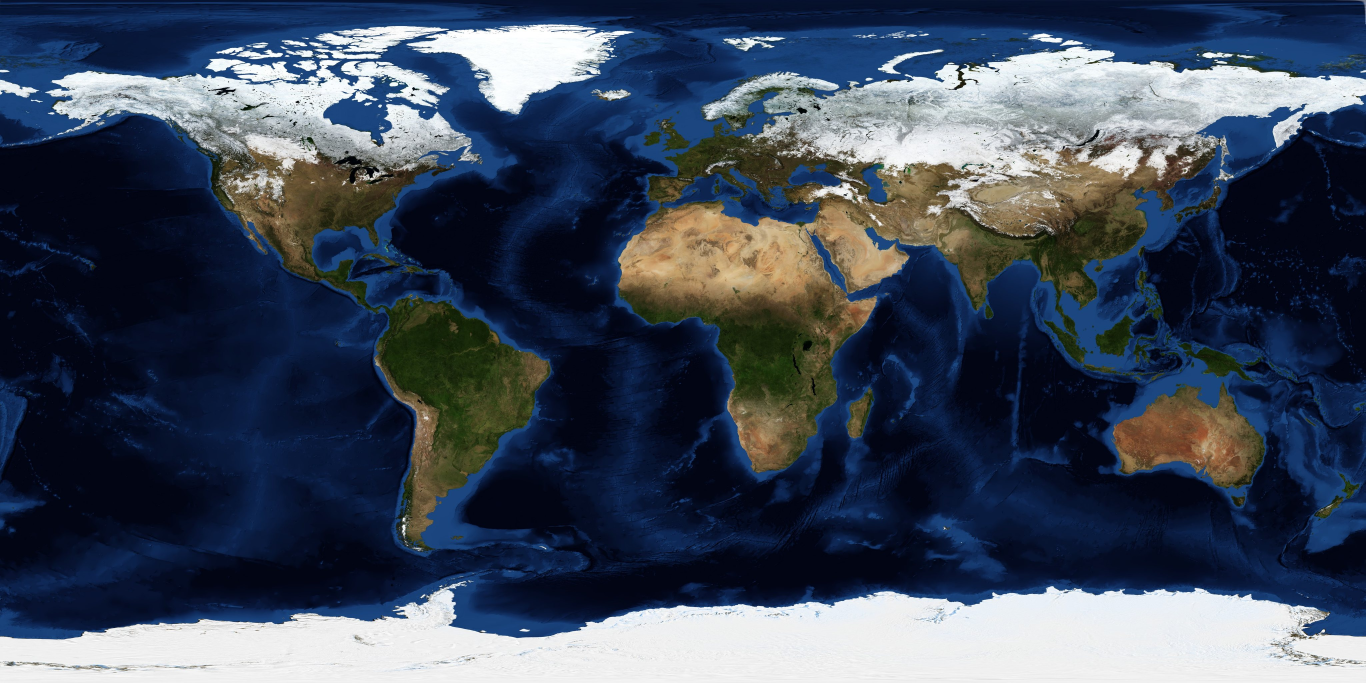
#> input picture oyun/a0/dunya.jpg, 4096 x 2048 px (shown at 1/3 size)
$ python harita_uret.py
#> lines starting #> are read from the running program, lines starting #| are printed output that depends on the picture; after the words box and inside, x2 and y2 are one past the last pixel; in counts of white or black regions, pixels touching at a corner belong together
"""Stilize mod için düz renkli Dünya haritası üretir.

NASA Blue Marble dokularını (dunya.jpg, bolge.jpg) piksel rengine göre sınıflara ayırır
(derin deniz, sığ deniz, çöl, bozkır, bitki örtüsü, kar/buz), sınıfları yumuşatıp
retro afiş paletiyle düz renge boyar ve kıyılara mürekkep çizgisi çeker.
Kıyı şekilleri birebir NASA görüntüsünden gelir; yalnızca boyama stilize edilir.

Çalıştır: python harita_uret.py   ->  harita.png, bolge_harita.png
"""
from pathlib import Path

import numpy as np
from PIL import Image
from scipy import ndimage

KOK = Path(__file__).parent

# stilize palet: canlı ve temiz (index.html'deki PALET ile aynı)
PALET = {
    "derin": (0x1D, 0x5F, 0x8C),
    "sig":   (0x2F, 0xA8, 0xB5),
    "col":   (0xF0, 0xC6, 0x7C),
    "bozkir": (0xD9, 0x97, 0x55),
    "bitki": (0x5A, 0x9A, 0x3A),
    "kar":   (0xFB, 0xF8, 0xF1),
    "murekkep": (0x1F, 0x2A, 0x3A),
}
SINIF = ["derin", "sig", "col", "bozkir", "bitki", "kar"]


def siniflar(rgb):
    f = rgb.astype(np.float32) / 255
    r, g, b = f[..., 0], f[..., 1], f[..., 2]
    mx, mn = f.max(-1), f.min(-1)
    sat = (mx - mn) / np.maximum(mx, 1e-4)
    su = ((b > r + 0.06) & (b >= g - 0.02)) | (mx < 0.10) | ((g > r + 0.05) & (b > r + 0.05) & (mx < 0.45))
    kar = (~su) & (mx > 0.70) & (sat < 0.20)
    kara = ~(su | kar)
    yesil = kara & ((g >= r - 0.015) | (mx < 0.27))
    col = kara & ~yesil & (mx > 0.62)
    bozkir = kara & ~yesil & ~col
    s = np.zeros(r.shape, np.uint8)
    s[su] = 0; s[col] = 2; s[bozkir] = 3; s[yesil] = 4; s[kar] = 5
    return s, su


def yumusat(s, sigma, n=len(SINIF)):
    # sınıfları ayrı ayrı bulanıklaştırıp en güçlüsünü seç: küçük lekeler kaybolur, düz alanlar kalır
    w = np.stack([ndimage.gaussian_filter((s == i).astype(np.float32), sigma) for i in range(n)])
    return w.argmax(0).astype(np.uint8)


def uret(kaynak, hedef, sigma, sig_px, cizgi_px, boyut=None):
    im = Image.open(KOK / kaynak).convert("RGB")
    if boyut:
        im = im.resize(boyut, Image.LANCZOS)
    s, _ = siniflar(np.asarray(im))
    s = yumusat(s, sigma)
    su = s == 0
    # sığ deniz: kıyıya sig_px pikselden yakın su
    uzak = ndimage.distance_transform_edt(su)
    s[su & (uzak <= sig_px)] = 1
    out = np.zeros(s.shape + (3,), np.uint8)
    for i, ad in enumerate(SINIF):
        out[s == i] = PALET[ad]
    # kıyı çizgisi: suyun karayla komşu olduğu kenar
    kara = ~su
    kenar = kara & ndimage.binary_dilation(su, iterations=cizgi_px)
    out[kenar] = PALET["murekkep"]
    Image.fromarray(out).save(KOK / hedef, optimize=True)
    print(hedef, out.shape[1], "x", out.shape[0])


def bulut(hedef="bulut.png", W=2048, H=1024, tohum=7):
    """Küresel bulut örtüsü (gri tonlu, beyaz = bulut). Çok ölçekli gürültü; enleme göre gerçekçi dağılım:
    ekvatorda ve orta enlemlerde çok, ~25° çöl kuşağında az."""
#> called with hedef = 'bulut.png', W = 2048, H = 1024, tohum = 7
    rng = np.random.default_rng(tohum)
    n = np.zeros((H, W), np.float32)
    for o in range(7):
        gh, gw = 6 * 2 ** o, 18 * 2 ** o   # doğu-batı yönünde uzun (rüzgâr kuşakları)
        g = rng.random((gh + 3, gw + 3)).astype(np.float32)
        z = ndimage.zoom(g, (H / gh, W / gw), order=3)[:H, :W]
        n += z * 0.62 ** o
    n = (n - n.min()) / (n.max() - n.min())
    enlem = np.abs(np.linspace(90, -90, H))[:, None]
    agirlik = 1 - 0.28 * np.exp(-((enlem - 25) / 9) ** 2) + 0.1 * np.exp(-(enlem / 8) ** 2)
    c = np.clip((n * agirlik - 0.44) / 0.2, 0, 1)
    c = c * c * (3 - 2 * c)
    Image.fromarray((c * 255).astype(np.uint8), "L").save(KOK / hedef, optimize=True)
    print(hedef, W, "x", H)


if __name__ == "__main__":
    bulut()
    uret("dunya.jpg", "harita.png", sigma=1.6, sig_px=6, cizgi_px=1)
#> in uret, im is the input picture: PIL image 4096x2048 RGB; mean R, G, B 63.2, 73.7, 90.8
#> in siniflar, `su = ((b > r + 0.06) & (b >= g - 0.02)) | (mx < 0.10) | ((g > r + 0.05..`:
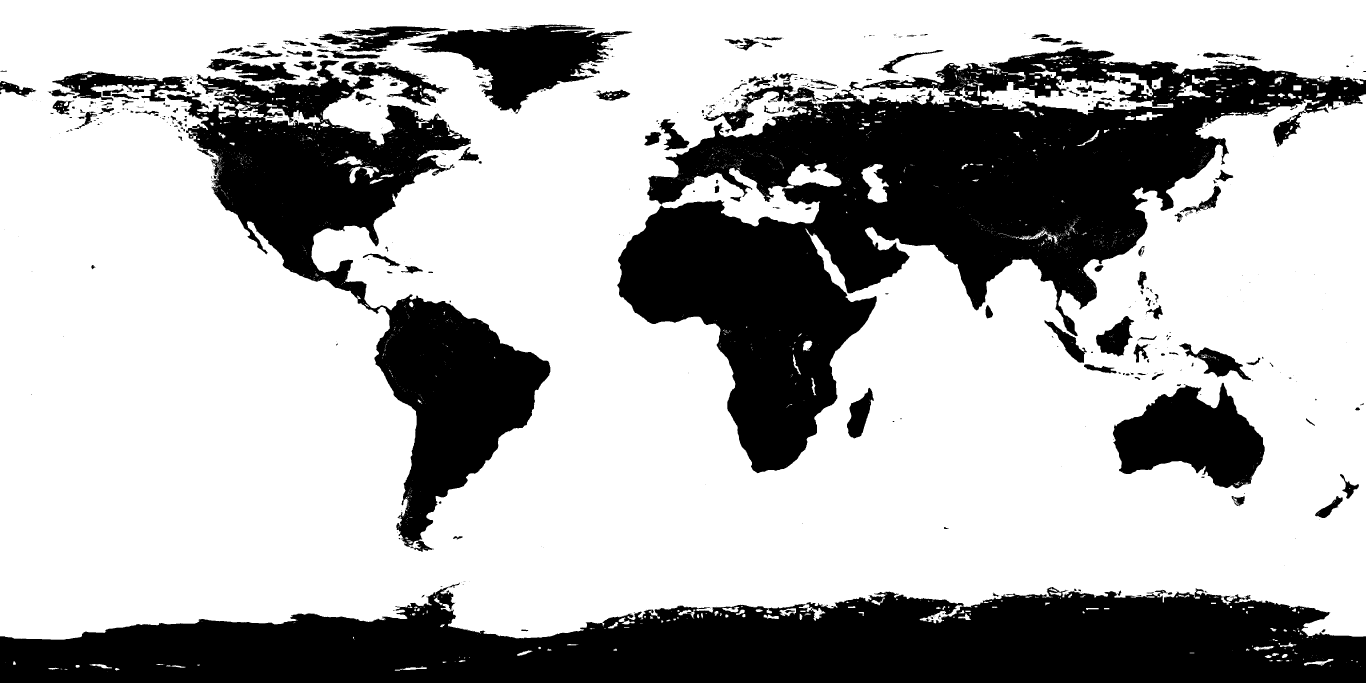
#> su: shape (2048, 4096) bool (shown at 1/3 size); 68.4% white; 1020 black regions (785 under 20 px), largest, box (x1, y1, x2, y2) and area: (1852, 141, 4096, 1420) 1044289, (0, 1748, 4096, 2048) 838742, (500, 181, 1651, 1655) 457134
#> in siniflar, `kar = (~su) & (mx > 0.70) & (sat < 0.20)`: kar: shape (2048, 4096) bool; 16.1% white; 4588 white regions (4135 under 20 px), largest, box (x1, y1, x2, y2) and area: (0, 1748, 4096, 2048) 829161, (2393, 141, 4096, 634) 232768, (1222, 74, 1896, 341) 76159
#> in siniflar, `kara = ~(su | kar)`: kara: shape (2048, 4096) bool; 15.5% white; 4503 white regions (4091 under 20 px), largest, box (x1, y1, x2, y2) and area: (1852, 282, 3686, 1420) 745728, (563, 329, 1651, 1655) 367539, (3338, 1148, 3794, 1465) 88125
#> in siniflar, `yesil = kara & ((g >= r - 0.015) | (mx < 0.27))`: yesil: shape (2048, 4096) bool; 8% white; 7095 white regions (6474 under 20 px), largest, box (x1, y1, x2, y2) and area: (563, 329, 1651, 1492) 247289, (1852, 852, 2590, 1420) 99561, (1942, 282, 2792, 616) 80162
#> in siniflar, `col = kara & ~yesil & (mx > 0.62)`: col: shape (2048, 4096) bool; 1.9% white; 4896 white regions (4759 under 20 px), largest, box (x1, y1, x2, y2) and area: (1856, 621, 2461, 883) 99690, (2450, 618, 2726, 860) 25993, (2922, 553, 3091, 612) 4592
#> in siniflar, `bozkir = kara & ~yesil & ~col`: bozkir: shape (2048, 4096) bool; 5.6% white; 2847 white regions (2547 under 20 px), largest, box (x1, y1, x2, y2) and area: (2425, 487, 2960, 892) 75749, (3339, 1159, 3775, 1460) 75722, (2891, 431, 3601, 711) 69572
#> in uret, `su = s == 0`: su: shape (2048, 4096) bool; 68.4% white; 323 black regions (118 under 20 px), largest, box (x1, y1, x2, y2) and area: (1853, 141, 4096, 1418) 1041324, (0, 1761, 4096, 2048) 838985, (501, 181, 1651, 1655) 458104
#> in uret, `s[su & (uzak <= sig_px)] = 1`:
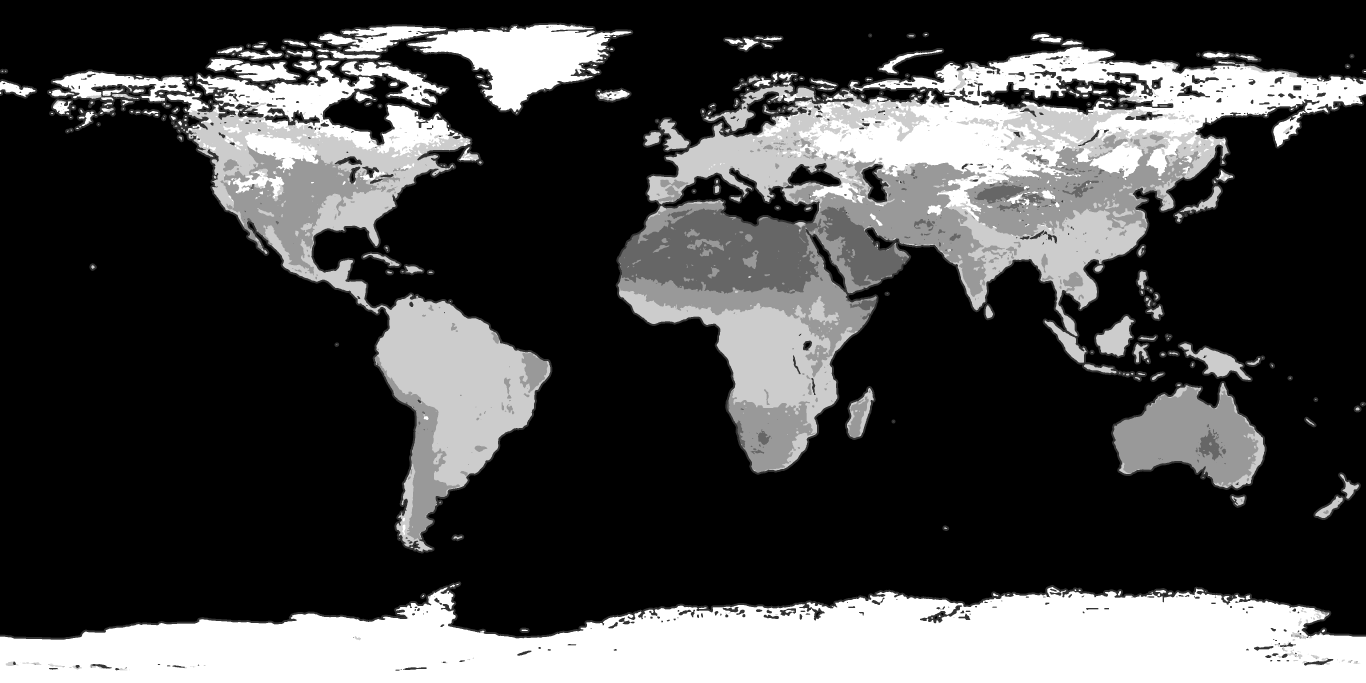
#> s: shape (2048, 4096) (shown at 1/3 size); min 0, max 5, mean 1.38; drawn with min black and max white
#> in uret, `kenar = kara & ndimage.binary_dilation(su, iterations=cizgi_px)`: kenar: shape (2048, 4096) bool; 0.85% white in thin lines or dots
    # yakın plan 100 km'den bakılıyor: büyütüp sınıflandır ki kıyılar basamaklı değil yumuşak olsun (4096, telefonda güvenli doku sınırı)
    uret("bolge.jpg", "bolge_harita.png", sigma=5.5, sig_px=25, cizgi_px=3, boyut=(4096, 2979))
#> call 2 of uret, with kaynak = 'bolge.jpg', hedef = 'bolge_harita.png', sigma = 5.5, sig_px = 25, cizgi_px = 3, boyut = (4096, 2979)
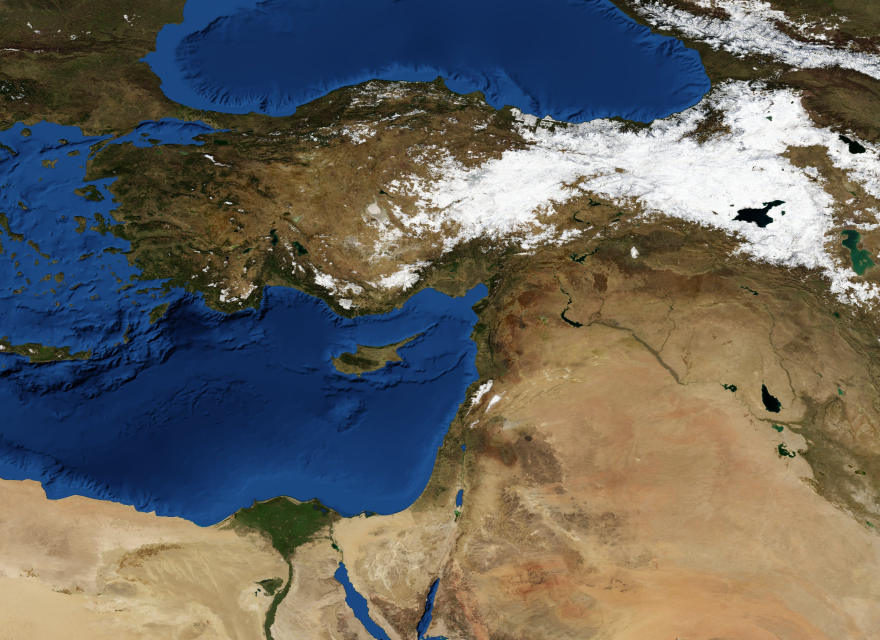
#> input picture oyun/a0/bolge.jpg, 2640 x 1920 px (shown at 1/3 size)
#> in uret, im is the input picture: PIL image 2640x1920 RGB; mean R, G, B 103.4, 100.8, 94.4
#> in siniflar (call 2), `su = ((b > r + 0.06) & (b >= g - 0.02)) | (mx < 0.10) | ((g > r + 0.05..`: su: shape (2979, 4096) bool; 30.5% white; 6010 white regions (5479 under 20 px), largest, box (x1, y1, x2, y2) and area: (0, 545, 2274, 2454) 2416812, (644, 0, 3311, 580) 1171557, (1554, 2616, 1819, 2979) 22876
#> in siniflar (call 2), `kar = (~su) & (mx > 0.70) & (sat < 0.20)`: kar: shape (2979, 4096) bool; 8.2% white; 2948 white regions (2339 under 20 px), largest, box (x1, y1, x2, y2) and area: (1820, 376, 4096, 1411) 806576, (3061, 0, 4096, 370) 67331, (1756, 1231, 1950, 1352) 10601
#> in siniflar (call 2), `kara = ~(su | kar)`: kara: shape (2979, 4096) bool; 61.4% white; 8540 black regions (7512 under 20 px), largest, box (x1, y1, x2, y2) and area: (0, 545, 2274, 2454) 2416941, (644, 0, 4096, 1411) 1994937, (3061, 0, 4096, 370) 76714
#> in siniflar (call 2), `yesil = kara & ((g >= r - 0.015) | (mx < 0.27))`: yesil: shape (2979, 4096) bool; 13.3% white; 11292 white regions (9679 under 20 px), largest, box (x1, y1, x2, y2) and area: (0, 0, 2737, 2136) 950440, (2834, 0, 4096, 717) 200814, (1042, 2307, 1669, 2604) 72319
#> in siniflar (call 2), `col = kara & ~yesil & (mx > 0.62)`: col: shape (2979, 4096) bool; 24.5% white; 13727 white regions (12980 under 20 px), largest, box (x1, y1, x2, y2) and area: (2091, 1535, 4096, 2979) 1827581, (0, 2226, 1345, 2979) 752778, (1541, 2238, 2153, 2979) 187205
#> in siniflar (call 2), `bozkir = kara & ~yesil & ~col`:
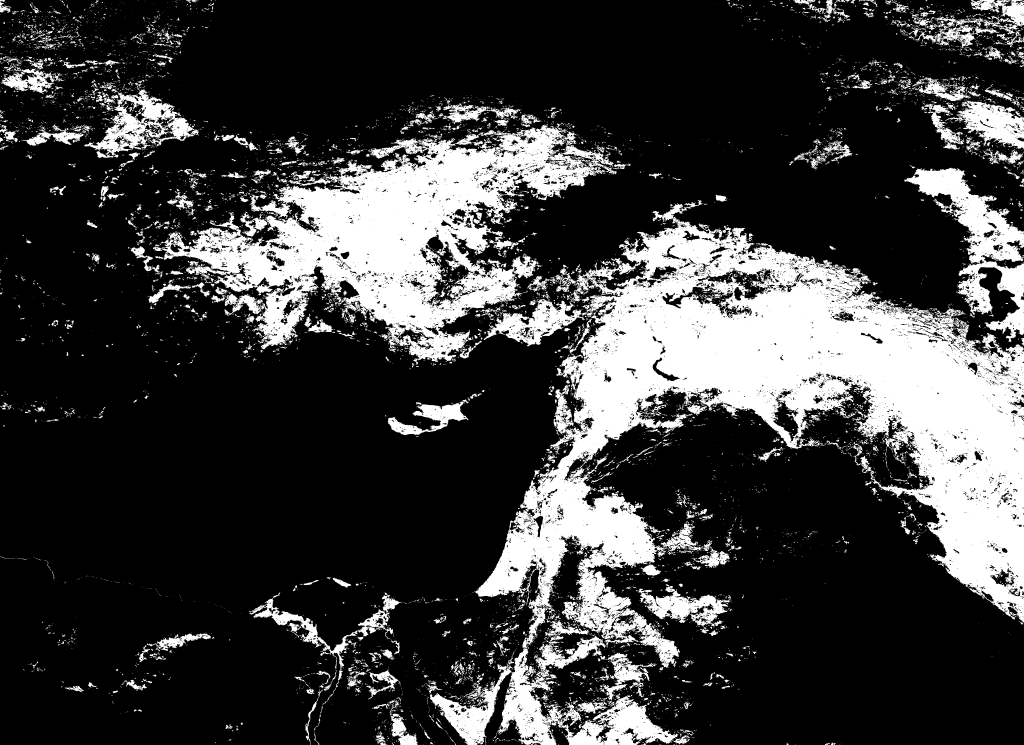
#> bozkir: shape (2979, 4096) bool (shown at 1/4 size); 23.5% white; 11720 white regions (9637 under 20 px), largest, box (x1, y1, x2, y2) and area: (1720, 801, 4096, 2979) 1566772, (611, 497, 2466, 1448) 649876, (3616, 670, 4096, 1368) 102072
#> in uret (call 2), `s, _ = siniflar(np.asarray(im))`:
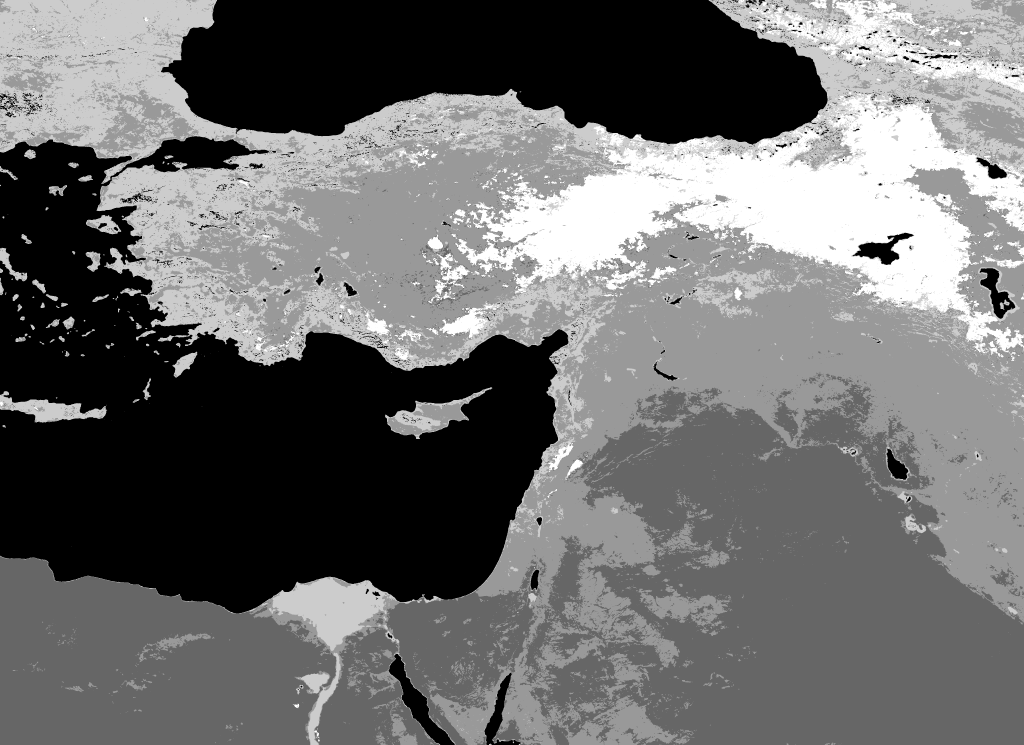
#> s: shape (2979, 4096) (shown at 1/4 size); min 0, max 5, mean 2.14; drawn with min black and max white
#> (the run stopped early here; a loop or call above may not have finished)
